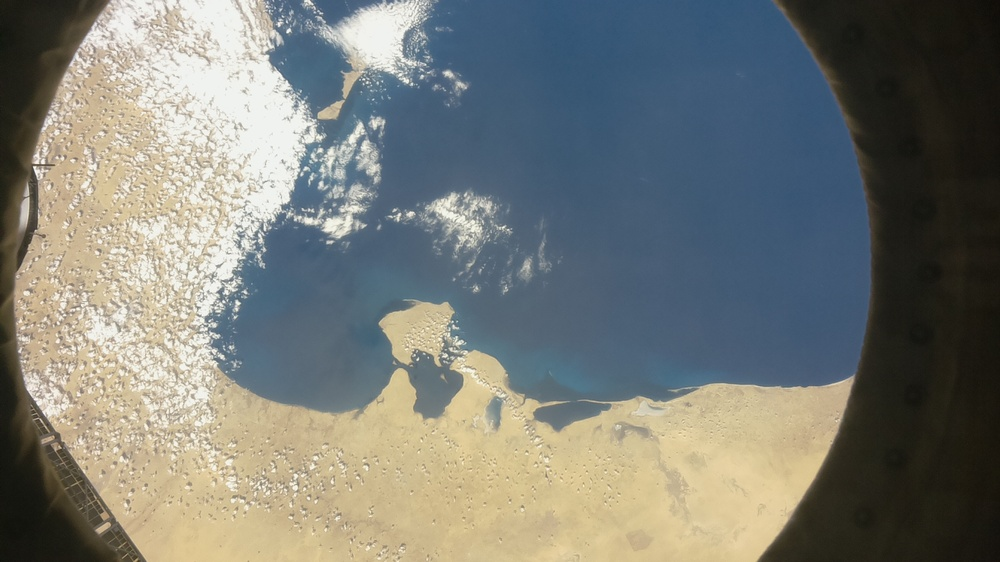
#> input picture fiumi_laghi/code/dataset_image/Image3.jpg, 1000 x 562 px, shrunk from 1920 x 1080 before the run, found by its file name
$ python sea_v2.py
#> lines starting #> are read from the running program, lines starting #| are printed output that depends on the picture; after the words box and inside, x2 and y2 are one past the last pixel; in counts of white or black regions, pixels touching at a corner belong together
"""
autori : smilefabri, scylla
versione : 1.0.1

"""


import cv2 as cv
import numpy as np
from pathlib import Path, PurePath
from config import PATH_IMAGE, PATH_ELAB
import time

max_value = 255
max_type = 4
max_binary_value = 255
trackbar_type = 'Type: \n 0: Binary \n 1: Binary Inverted \n 2: Truncate \n 3: To Zero \n 4: To Zero Inverted'
trackbar_value = 'Value'
window_name = 'Threshold Demo'
dst = None
Image_name = "image3.jpg"

cartella_Image: Path = Path(PATH_IMAGE)
cartella_elab : Path = Path(PATH_ELAB)

file_Image : str= str(cartella_Image / Image_name)

Img = cv.imread(str(file_Image))
#> Img is the input picture: shape (562, 1000, 3); mean B, G, R 118.6, 123.9, 120.9

def Threshold_Demo():
    pass


def whitePrecentage(path):
    img = cv.imread(path)

    height, width = img.shape[:2]
    white = 0
    for y in range(height):
        for x in range(width):
            if img[y][x][0] != 0 and img[y][x][1] != 0 and img[y][x][2] != 0 :
                white += 1

    return((white*100)/(width*height))


src_gray = cv.cvtColor(Img, cv.COLOR_BGR2GRAY)
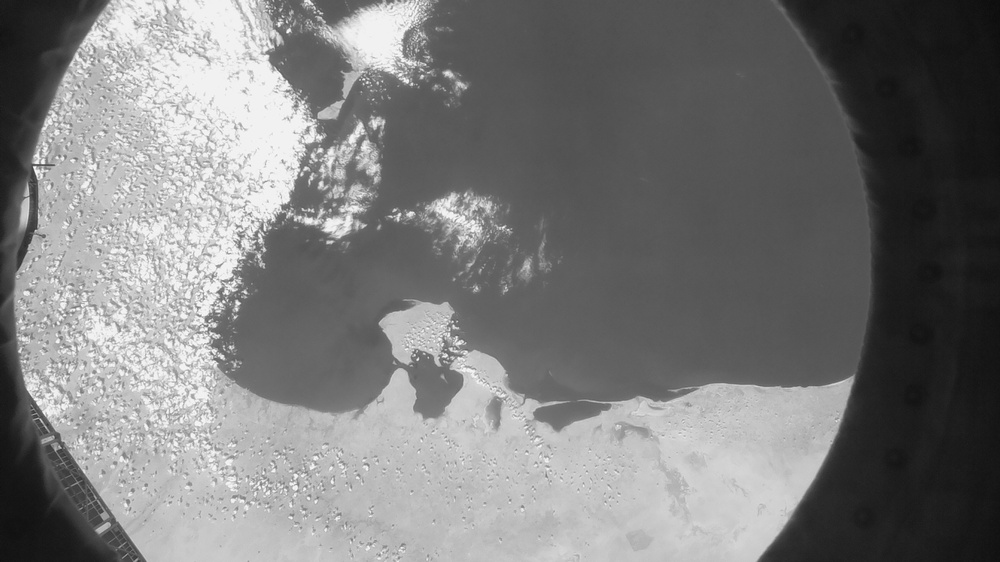
#> src_gray: shape (562, 1000); min 12, max 254, mean 122.4
#cv.namedWindow(window_name)
#cv.createTrackbar(trackbar_type, window_name , 3, max_type, Threshold_Demo)
#cv.createTrackbar(trackbar_value, window_name , 0, max_value, Threshold_Demo)

start_time = time.time()

while True:
    threshold_type = 1# cv.getTrackbarPos(trackbar_type, window_name)
    threshold_value = 134# cv.getTrackbarPos(trackbar_value, window_name)
    _, dst=  cv.threshold(src_gray, threshold_value, max_binary_value, threshold_type )
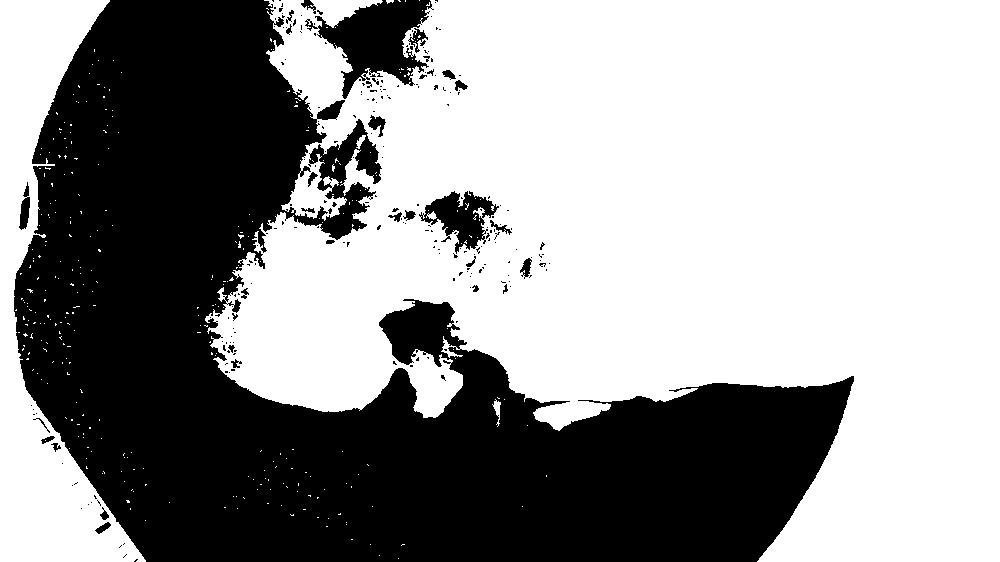
#> dst: shape (562, 1000); 59.5% white; 237 black regions (202 under 20 px), largest, box (x1, y1, x2, y2) and area: (14, 0, 854, 562) 216911, (305, 0, 434, 99) 5789, (419, 191, 499, 254) 2286
    cv.imshow(window_name, dst)


    key = cv.waitKey(1)
#> (key Esc is pressed here)
    if key == 27:
        cv.imwrite(f"{str(PATH_ELAB)}elab_jom_{Image_name}",dst)
        print("percentuale di mare: "+ str(whitePrecentage(f"{str(PATH_ELAB)}elab_jom_{Image_name}")))
        break


cv.destroyAllWindows()
print(f"---{time.time() - start_time} secondi---")

$ run again, with fiumi_laghi/code/dataset_image/Image1.jpg copied over fiumi_laghi/code/dataset_image/Image3.jpg
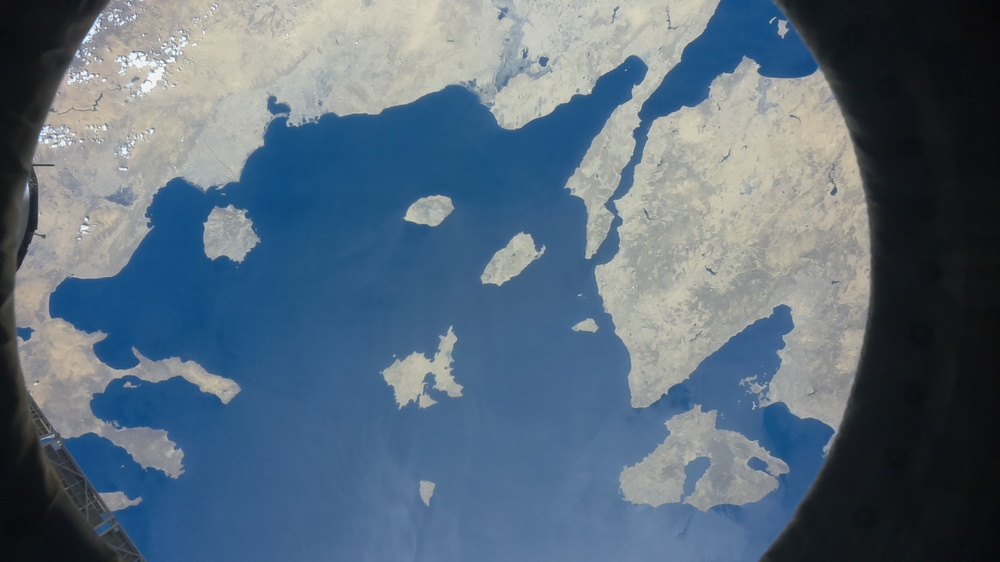
#> input picture fiumi_laghi/code/dataset_image/Image1.jpg, 1000 x 562 px, shrunk from 1920 x 1080 before the run, found by its file name
#> Img is the input picture: shape (562, 1000, 3); mean B, G, R 123.8, 107.6, 89.5
#> `src_gray = cv.cvtColor(Img, cv.COLOR_BGR2GRAY)`:
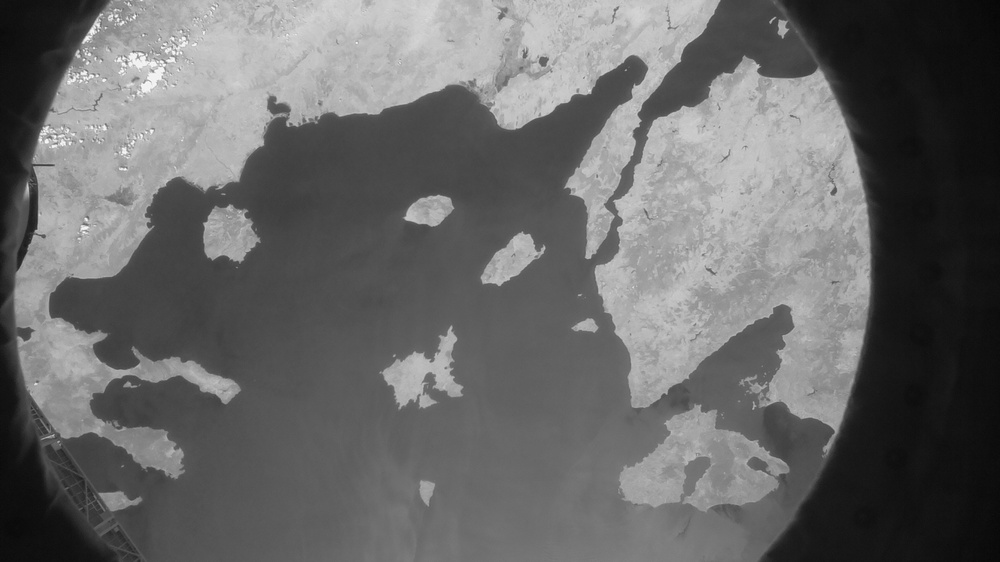
#> src_gray: shape (562, 1000); min 6, max 254, mean 104.1
#> `_, dst=  cv.threshold(src_gray, threshold_value, max_binary_value, thr..`:
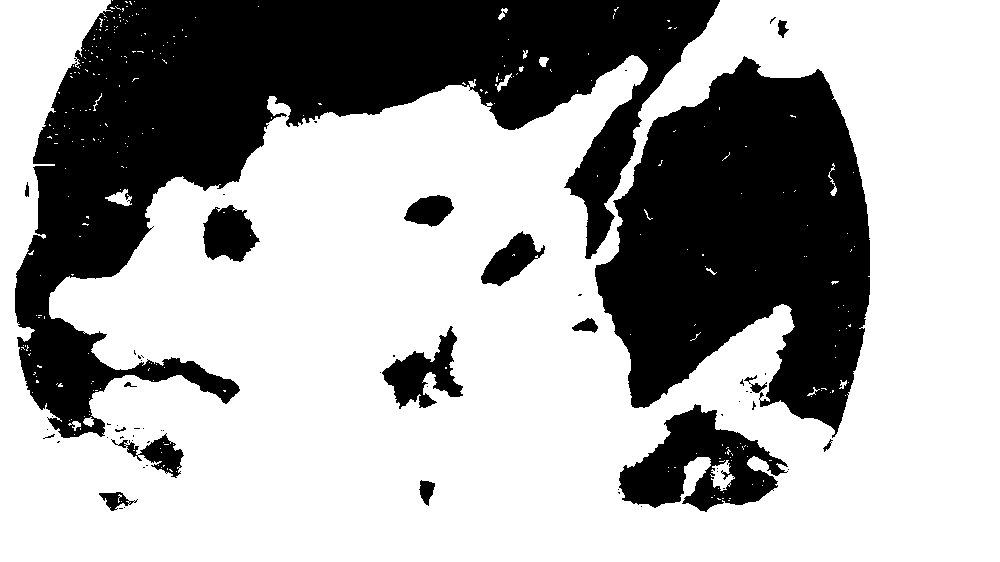
#> dst: shape (562, 1000); 65.7% white; 62 black regions (45 under 20 px), largest, box (x1, y1, x2, y2) and area: (15, 0, 720, 438) 104971, (595, 56, 870, 438) 68339, (619, 404, 788, 512) 9111

$ run again, with fiumi_laghi/code/dataset_image/Image10.jpg copied over fiumi_laghi/code/dataset_image/Image3.jpg
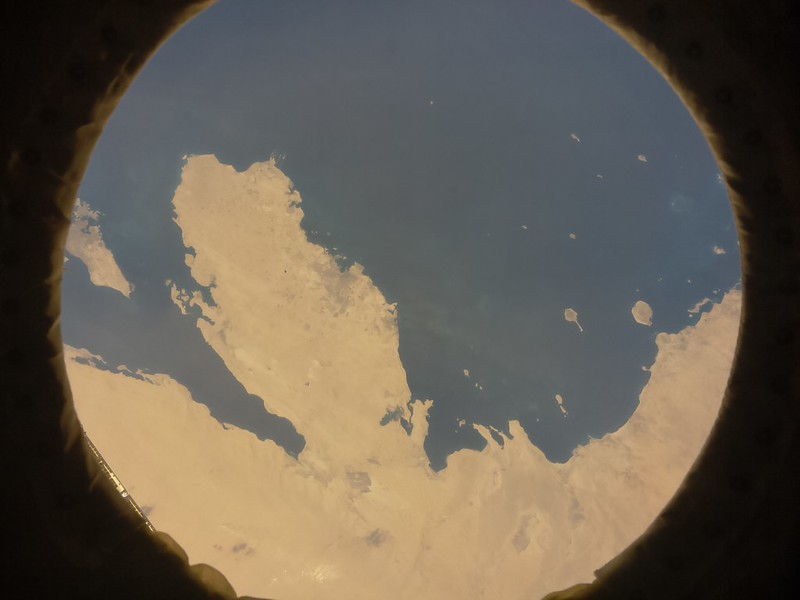
#> input picture fiumi_laghi/code/dataset_image/Image10.jpg, 800 x 600 px, found by its file name
#> Img is the input picture: shape (600, 800, 3); mean B, G, R 82.1, 94.8, 103.4
#> `src_gray = cv.cvtColor(Img, cv.COLOR_BGR2GRAY)`:
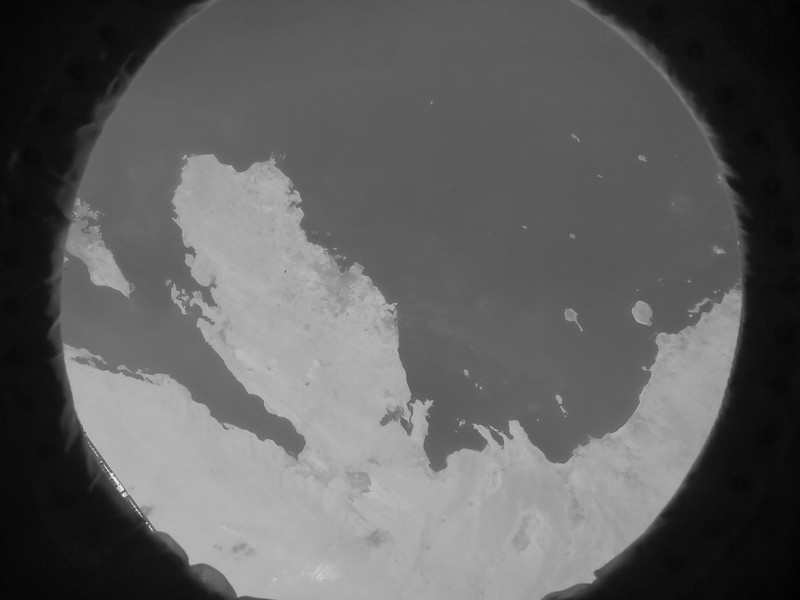
#> src_gray: shape (600, 800); min 1, max 246, mean 95.9
#> `_, dst=  cv.threshold(src_gray, threshold_value, max_binary_value, thr..`:
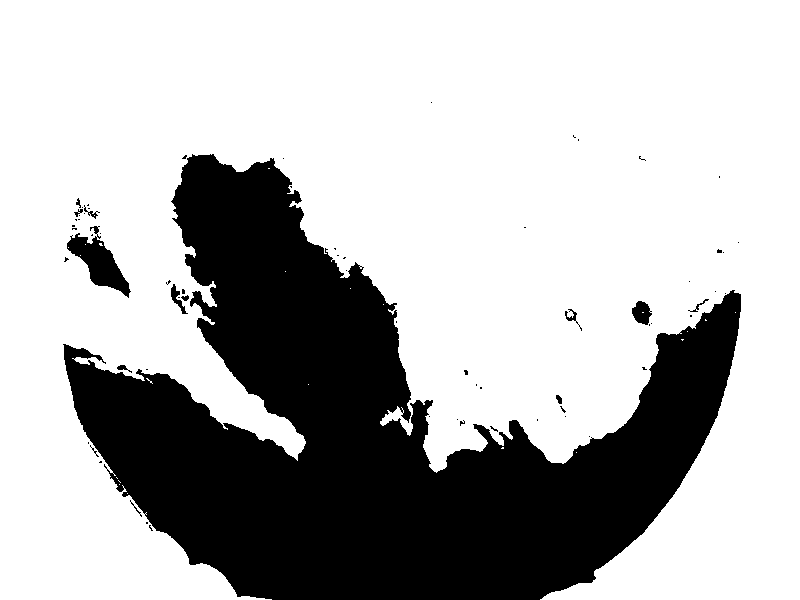
#> dst: shape (600, 800); 70.7% white; 69 black regions (56 under 20 px), largest, box (x1, y1, x2, y2) and area: (63, 154, 741, 600) 137648, (67, 226, 131, 298) 1779, (632, 301, 652, 325) 324

$ run again, with fiumi_laghi/code/dataset_image/Image11.jpg copied over fiumi_laghi/code/dataset_image/Image3.jpg
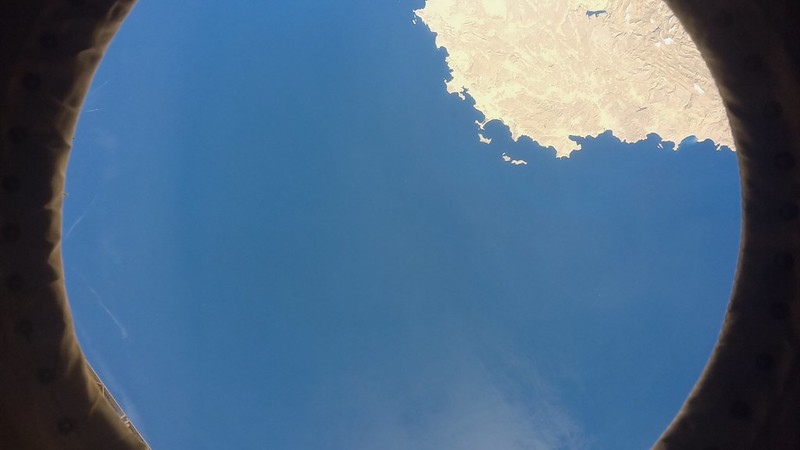
#> input picture fiumi_laghi/code/dataset_image/Image11.jpg, 800 x 450 px, found by its file name
#> Img is the input picture: shape (450, 800, 3); mean B, G, R 135.4, 106.8, 77.1
#> `src_gray = cv.cvtColor(Img, cv.COLOR_BGR2GRAY)`:
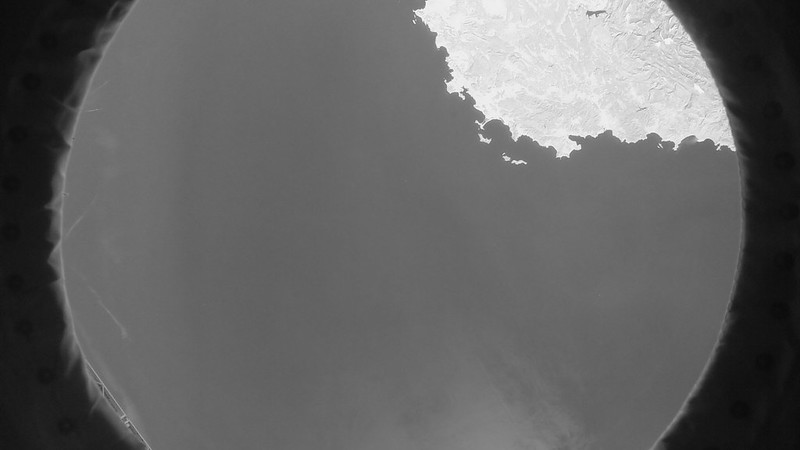
#> src_gray: shape (450, 800); min 10, max 255, mean 101.2
#> `_, dst=  cv.threshold(src_gray, threshold_value, max_binary_value, thr..`:
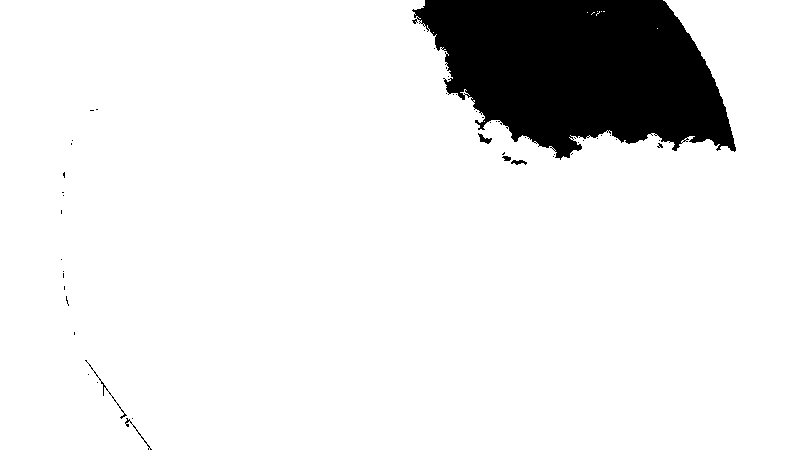
#> dst: shape (450, 800); 89.9% white; 48 black regions (42 under 20 px), largest, box (x1, y1, x2, y2) and area: (412, 0, 736, 160) 35854, (85, 360, 127, 419) 97, (478, 133, 492, 144) 67, (125, 418, 152, 450) 66, (511, 160, 527, 165) 50, (502, 156, 511, 161) 33
